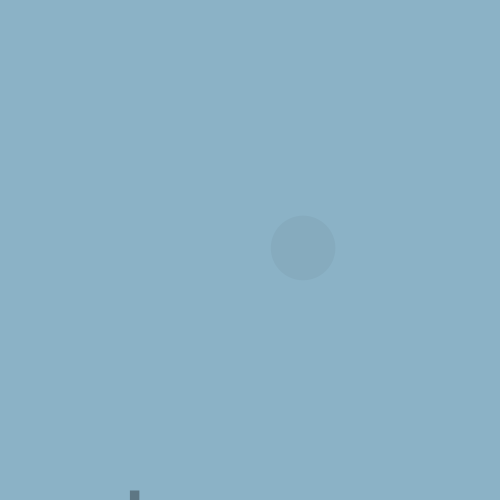
Frame 1 (no input)
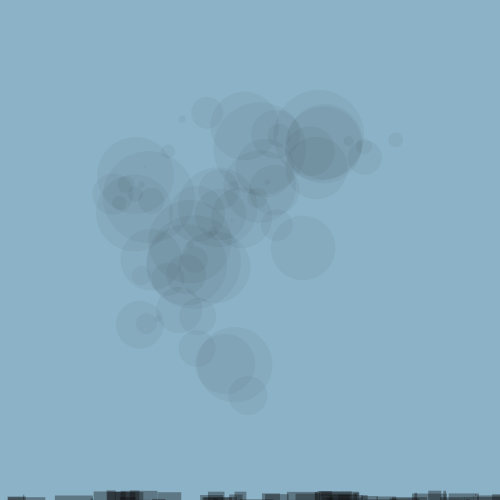
Frame 60 (the mouse pressed at the canvas centre just before this capture)
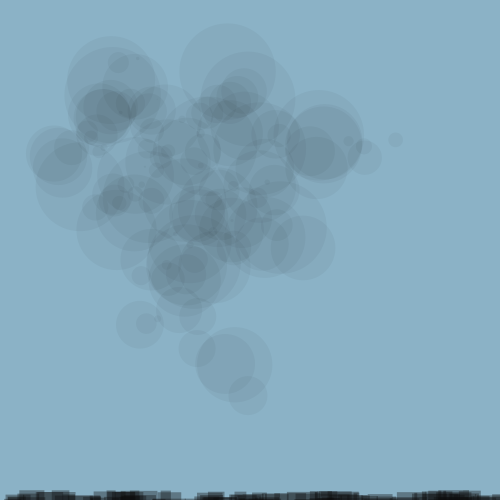
Frame 120 (the mouse held since frame 60 and released just before this capture)

The Processing sketch that drew these frames (run headless with seeded random() and noise(); from frame 60 on, the mouse is pressed at the canvas centre):

// Processing sketch: Smog
// ── Smog.pde
/**
 * Title: {Smog}
 * Name: Maya Richman
 * Date: January 19, 2013
 * Assignment: 2-I.4c
 *
 *Using Perlin Noise to make smog and city forms below
 **/

// Original Code: The Nature of Code
// Daniel Shiffman
// http://natureofcode.com

// Import the Java Utilities library's Random class.
import java.util.Random;

// Declare a Random number generator object
Random generator;
float xoff = 0.0;
float yoff = 1.0;
float increment = 0.1;
int i = 10;
void setup() {
  size(500, 500);
  background(139,178,198);
  smooth();
}
void draw() {
  float n = noise(xoff)*width;
  float m = noise(yoff)*height;
  xoff += increment; 
  yoff += increment;
  noStroke();
  fill(0,10);
  float circleSize = random(100);
  ellipse(n, m, circleSize, circleSize);
  fill(10,90);
  rect(0 + random(width),height-random(10),random(40),random(100));
  i=i-10;
}
